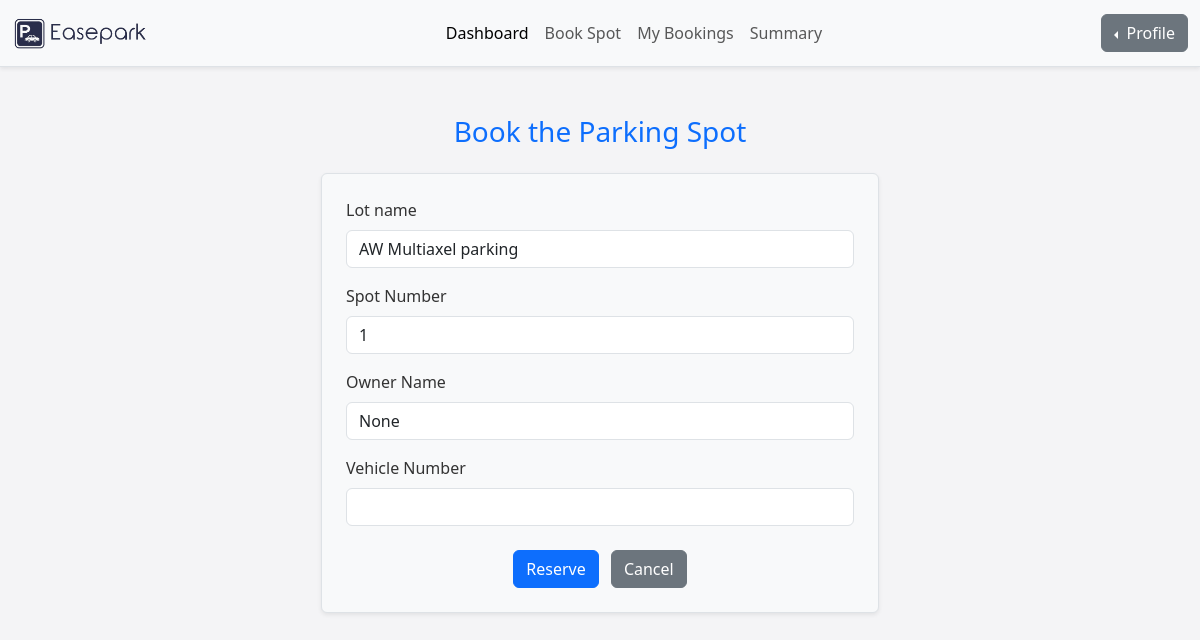
Before: /dashboard/book/2 (signed in) with the older database file.
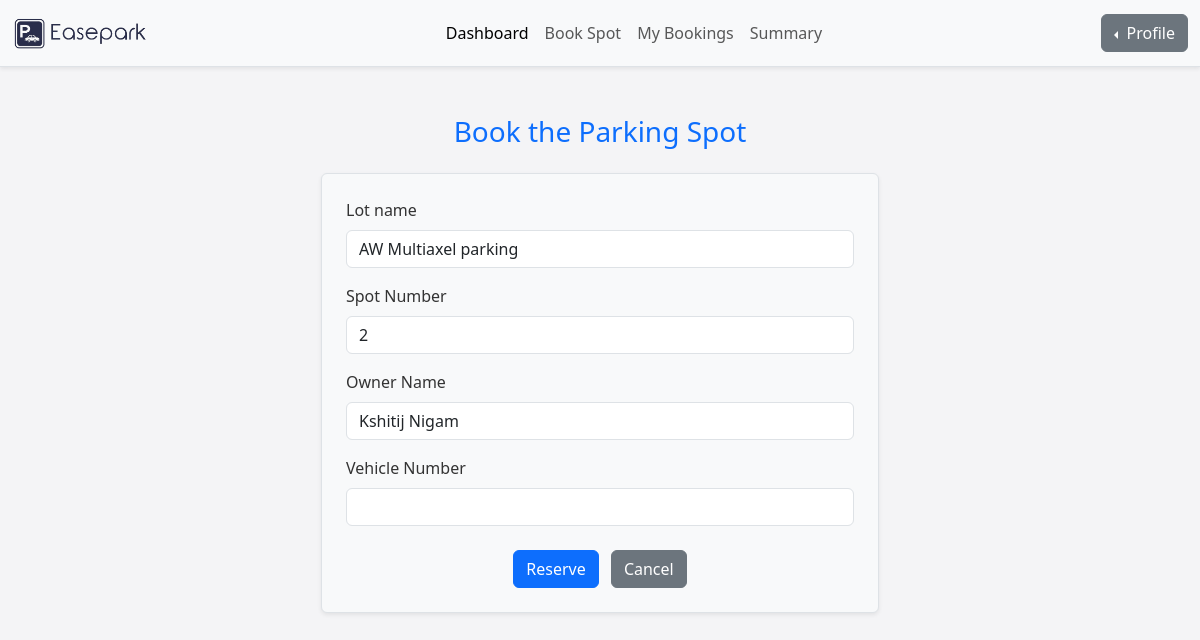
After: the same page with the newer database file.
### models/user_model.py (models this page shows)
class ParkingSpot(UserMixin, db.Model):
    id = db.Column(db.Integer, primary_key=True)
    lot_id = db.Column(db.Integer, db.ForeignKey('parking_lot.id'), nullable=False)
    spot_number = db.Column(db.String(10), nullable=True) # spot number that can be given to human for finding the spot
    status = db.Column(db.String(1), default='A') # A can be considered as 'Available' at first.
    is_active = db.Column(db.Boolean, default=True) # this show wether the spot is accessible or disabled by the admin
    reservations = db.relationship('Reservation', backref='spot', lazy=True)

class Users(UserMixin, db.Model):
    id = db.Column(db.Integer, primary_key=True)
    username= db.Column(db.String(100) , unique=True , nullable=False)
    email = db.Column(db.String(150), unique=True, nullable=True)
    password= db.Column(db.String(100) , nullable=False)
    role= db.Column(db.String(15), nullable=False)
    full_name = db.Column(db.String(100), nullable=True)
    phone_number = db.Column(db.String(15), unique=True, nullable=True)
    address = db.Column(db.String(255), nullable=True)
    pin_code = db.Column(db.String(10), nullable=True)
    member_since = db.Column(db.DateTime, default=datetime.utcnow)
    total_bookings = db.Column(db.Integer, default=0)
    reservations = db.relationship('Reservation', backref='user', lazy=True)

### controllers/user_routes.py (the view, shortened to what this page needs)
@user_blueprint.route('/book/<int:lot_id>', methods=['Get', 'POST'])
@login_required
def reserve_spot(lot_id):
    lot = ParkingLot.query.filter_by(id=lot_id).first()
    if lot is None:
        abort(404)
    spot = ParkingSpot.query.filter_by(lot_id=lot_id , status = 'A').first()
    if not spot:
        return redirect(url_for('user.book_spot'))
    return render_template('reserve_spot.html', lot=lot,spot=spot,user=current_user)

### app.py (called while the page is built, shortened)
@login_manager.user_loader
def load_user(user_id):
    return db.session.get(Users, int(user_id))

@app.before_request
def create_admin_user():
    admin = Users.query.filter_by(username='admin').first()

### templates/reserve_spot.html (shortened to what this page needs)
<!doctype html>
<html lang="en">
<head>
    <link href="https://cdn.jsdelivr.net/npm/bootstrap@5.3.6/dist/css/bootstrap.min.css" rel="stylesheet">
</head>
<body>
    {% include 'user_navbar.html' %}
    <div class="container mt-5">
        <h3 class="text-center mb-4 text-primary">Book the Parking Spot</h3>
        <form method="POST" class="w-50 mx-auto border rounded p-4 shadow-sm bg-light">
            <div class="mb-3">
                <label class="form-label">Lot name </label>
                <input type="text" class="form-control" value="{{ lot.parking_name }}" readonly>
            </div>
            <div class="mb-3">
                <label class="form-label">Spot Number</label>
                <input type="text" class="form-control" value="{{ spot.spot_number }}" readonly>
            </div>
            <div class="mb-3">
                <label class="form-label">Owner Name</label>
                <input type="text" class="form-control" value="{{ user.full_name }}" readonly>
            </div>
            <div class="mb-3">
                <label class="form-label">Vehicle Number</label>
                <input type="text" name="vehicle_number" class="form-control" required>
            </div>
            <div class="text-center mt-4">
                <button type="submit" class="btn btn-primary me-2">Reserve</button>
                <a href="{{ url_for('user.book_spot') }}" class="btn btn-secondary">Cancel</a>
            </div>
        </form>
    </div>
</body>
</html>

Changed rows visible on the page:
no longer on this page (row edited): ParkingSpot: spot_number "1"
now on this page (row edited): ParkingSpot: spot_number "2"
changed Users: full_name "None" → "Kshitij Nigam"
